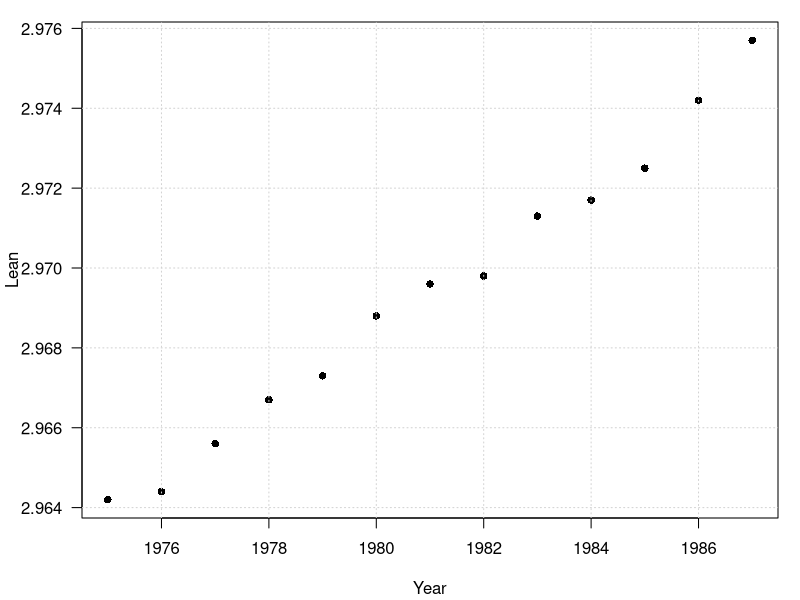
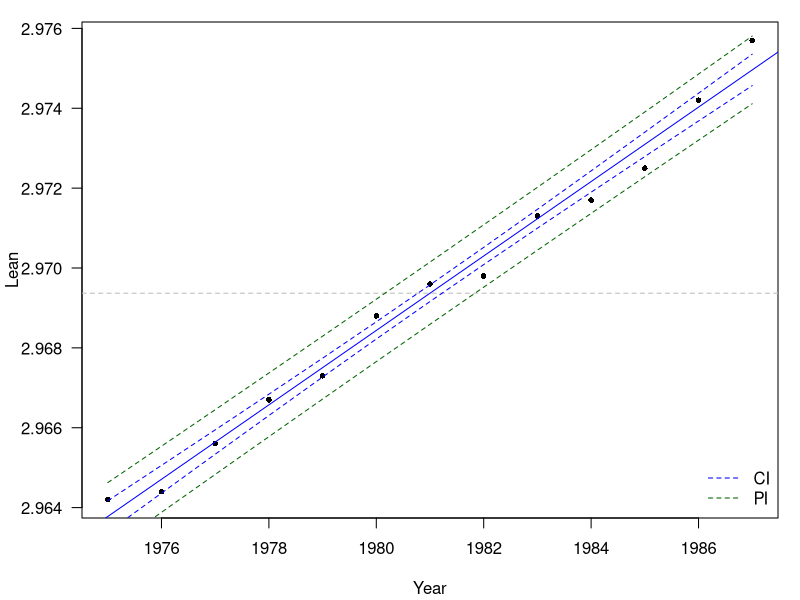
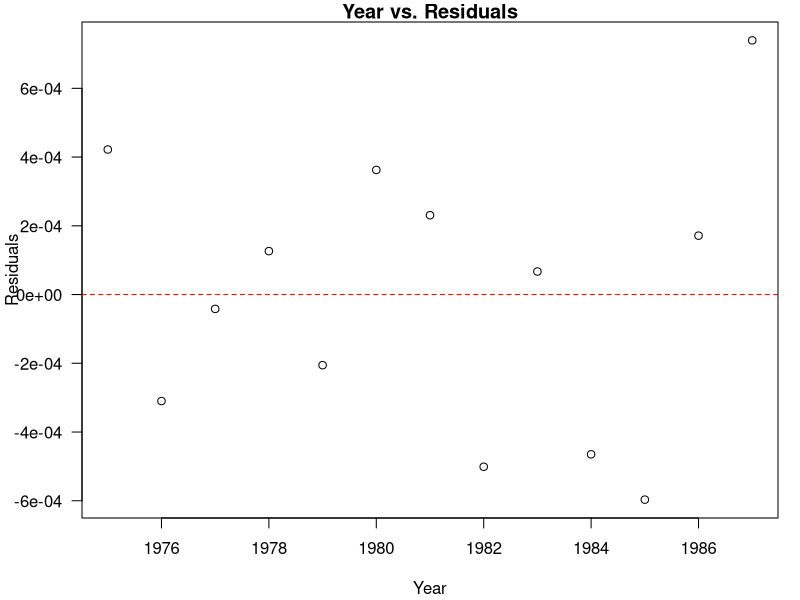
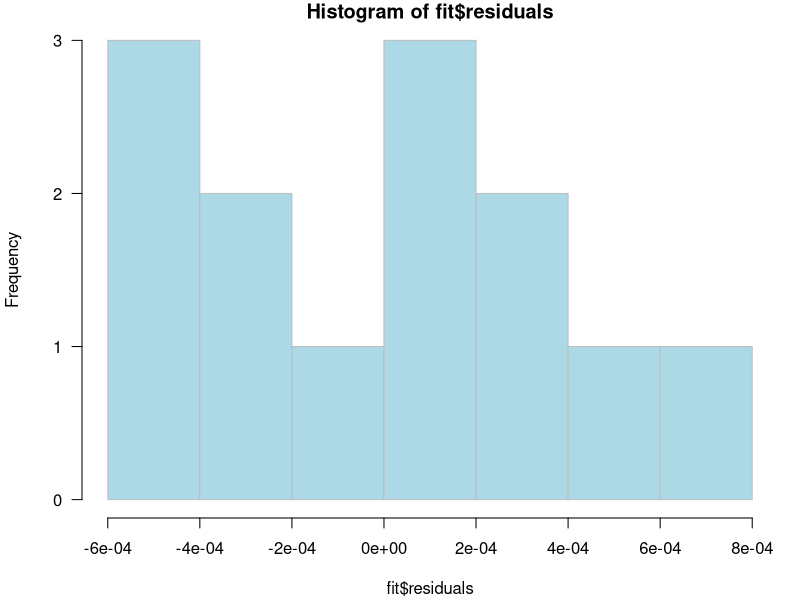
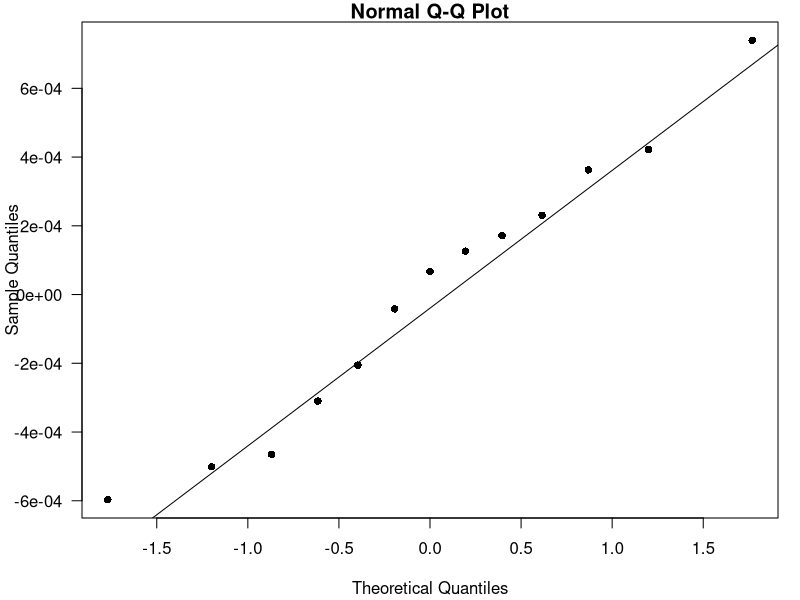

These figures' R source, in order:
## ---- chunk 1
knitr::opts_chunk$set(echo = TRUE)
## ---- chunk 2
pisa <- read.csv("PisaTower.csv")
head(pisa)
## ---- chunk 3
# Summary Statistics
y <- pisa$lean; x <- pisa$year
summary(pisa)

# Finding the Variance in year and lean
var(x); var(y)

# Finding the Covariance Between year and lean
cov(x, y)

# Finding the Correlation Between year and lean
cor(x, y)
## ---- chunk 4
par(las = 1, mar = c(4.1, 4.1, 1.1, 1.1))
plot(x, y, pch = 16, xlab = "Year", ylab = "Lean")
grid()
## ---- chunk 5
# Solving for Slope
y_diff <- y - mean(y)
x_diff <- x - mean(x)
beta_1 <- sum(y_diff * x_diff) / sum((x_diff)^2)
beta_1

# Solving for Intercept
beta_0 <- mean(y) - mean(x) * beta_1
beta_0

# Solving for the Fitted Values
y_hat <- beta_0 + beta_1 * x
y_hat

# Solving for Variance and Standard Deviation
sigma2 <- sum((y - y_hat)^2) / (length(y) - 2)
sqrt(sigma2)
## ---- chunk 6
fit <- lm(lean ~ year, data = pisa)

alpha = 0.05
beta1_hat <- summary(fit)[["coefficients"]][, 1][2]
se_beta1 <- summary(fit)[["coefficients"]][, 2][2]
CI_beta1 <- c(beta1_hat - qt(1 - alpha / 2, 11) * se_beta1,
beta1_hat + qt(1 - alpha / 2, 11) * se_beta1)
CI_beta1
## ---- chunk 7
beta1_null <- 0
t_star <- (beta1_hat - beta1_null) / se_beta1
p_value <- 2 * pt(t_star, 11, lower.tail = F)
p_value
## ---- chunk 8
year_new = data.frame(year = 1984)
hat_Y <- fit$coefficients[1] + fit$coefficients[2] * 1984
hat_Y

predict(fit, year_new, interval = "confidence", level = 0.9)

year_grid = data.frame(year = 1975:1987)
CI_band <- predict(fit, year_grid, interval = "confidence", level = 0.9)
PI_band <- predict(fit, year_grid, interval = "predict", level = 0.9)
plot(pisa$year, pisa$lean, pch = 16, cex = 0.75,
xlab = "Year", ylab = "Lean", las = 1)
abline(fit, col = "blue")
abline(h = mean(pisa$lean), lty = 2, col = "gray")
lines(1975:1987, CI_band[, 2], lty = 2, col = "blue")
lines(1975:1987, CI_band[, 3], lty = 2, col = "blue")
lines(1975:1987, PI_band[, 2], lty = 2, col = "darkgreen")
lines(1975:1987, PI_band[, 3], lty = 2, col = "darkgreen")
legend("bottomright", legend = c("CI", "PI"), col = c("blue", "darkgreen"), lty = 2, bty = "n")

## ---- chunk 9
pisa_resid <- residuals(fit)
pisa_fitted <- fitted(fit)

plot(pisa$year, pisa_resid, main = 'Year vs. Residuals',
     xlab = 'Year', ylab = 'Residuals')
abline(h = 0, col = "red", lty = 2)

hist(fit$residuals, col = "lightblue", border = "gray", las = 1)

qqnorm(fit$residuals, pch = 16, las = 1)
qqline(fit$residuals)
